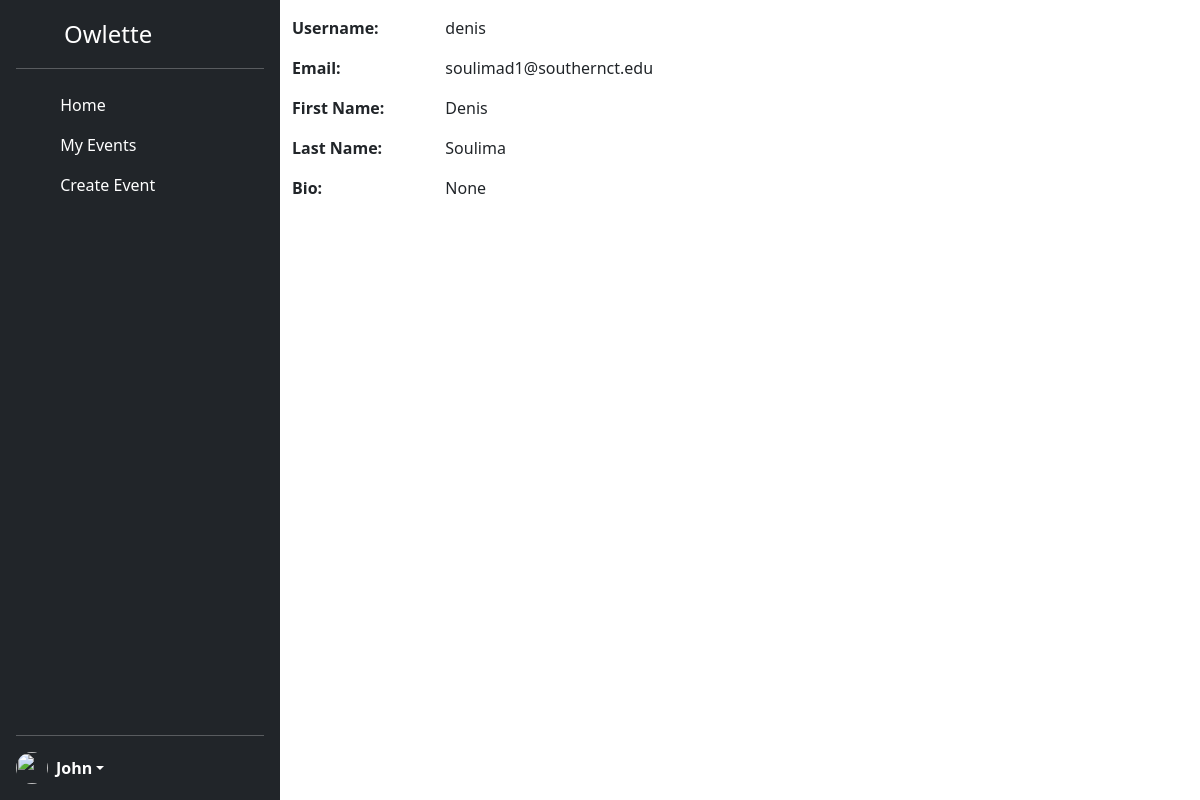
Screenshot of /profile/3 (signed in) with the database file from the repository.
### models.py (models this page shows, shortened)
class User(db.Model, UserMixin):
    __tablename__ = 'user'
    userid = db.Column(db.Integer,
                   primary_key=True)
    username = db.Column(db.String(40),
                         nullable=False,
                         unique=True)
    email = db.Column(db.String(40),
                      unique=True,
                      nullable=False)
    password = db.Column(db.String(200),
                         unique=False,
                         nullable=False)
    firstname = db.Column(db.String(40),
                         nullable=False)
    lastname = db.Column(db.String(40),
                         nullable=False)
    bio = db.Column(db.String(255),
                         nullable=True)
    created_at = db.Column(db.DateTime,
                           nullable=False,
                           default=datetime.now(pytz.timezone('US/Eastern')))
    ismod = db.Column(db.Boolean,
                           default=False)
    posts = db.relationship('Event', backref='author', lazy='dynamic')

### app.py (the view)
@app.route('/profile/<int:userid>')
@login_required
def profileView(userid):
    user = User.query.get(userid)
    return render_template('profileview.html', user=user )

### app.py (called while the page is built)
@login_manager.user_loader
def load_user(userid):
    return User.query.get(int(userid))

### templates/profileview.html (shortened to what this page needs)
{% extends "base.html" %}
{% block content %}
<div class="container">
    <div class="row pt-3">
        <div class="col-md-6">
            <div class="row mb-3">
                <div class="col-4 fw-bold">Username:</div>
                <div class="col-4">{{ user.username }}</div>
            </div>
            <div class="row mb-3">
                <div class="col-4 fw-bold">Email:</div>
                <div class="col-4">{{ user.email }}</div>
            </div>
            <div class="row mb-3">
                <div class="col-4 fw-bold">First Name:</div>
                <div class="col-4">{{ user.firstname }}</div>
            </div>
            <div class="row mb-3">
                <div class="col-4 fw-bold">Last Name:</div>
                <div class="col-4">{{ user.lastname }}</div>
            </div>
            <div class="row mb-3">
                <div class="col-4 fw-bold">Bio:</div>
                <div class="col-4">{{ user.bio }}</div>
            </div>
        </div>
    </div>
</div>
{% endblock %}

### templates/base.html (shortened to what this page needs)
<!DOCTYPE html>
<lang="en">
<head>
    <link rel="stylesheet" href="{{ url_for('static', filename='style.css') }}">
    <link href="https://cdn.jsdelivr.net/npm/bootstrap@5.3.3/dist/css/bootstrap.min.css" rel="stylesheet">
    <link href="https://cdn.jsdelivr.net/npm/bootstrap@5.3.3/dist/css/bootstrap.min.css" rel="stylesheet">
</head>
<body>
<div class="d-flex flex-row" style="">
  <div class="d-flex flex-column flex-shrink-0 p-3 text-white bg-dark" style="width: 280px; height: 100vh">
      <a href="/" class="d-flex align-items-center mb-3 mb-md-0 me-md-auto text-white text-decoration-none">
        <svg class="bi me-2" width="40" height="32"><use xlink:href="LOGO"/></svg>
        <span class="fs-4">Owlette</span>
      </a>
      <hr>
      <ul class="nav nav-pills flex-column mb-auto">
        <li class="nav-item">
          <a href="{{url_for('home')}}" class="nav-link text-white {{ 'active' if request.path == '/home' else '' }}"
          aria-current="page">
            <svg class="bi me-2" width="16" height="16"><use xlink:href="#home"/></svg>
            Home
          </a>
        </li>
       <li>
          <a href="{{url_for('myevents')}}" class="nav-link text-white {{ 'active' if request.path == '/myevents' else '' }}"
          aria-current="page">
            <svg class="bi me-2" width="16" height="16"><use xlink:href="#speedometer2"/></svg>
            My Events
          </a>
        </li>
        <li>
          <a href="{{url_for('create_event')}}" class="nav-link text-white {{ 'active' if request.path == '/create-event' else '' }}"
          aria-current="page">
            <svg class="bi me-2" width="16" height="16"><use xlink:href="#table"/></svg>
            Create Event
          </a>
        </li>
      </ul>
      <hr>
      <div class="dropdown">
        <a href="{{ url_for('profileView', userid=current_user.userid) }}" class="d-flex align-items-center text-white text-decoration-none dropdown-toggle" role="button" id="dropdownUser1" data-bs-toggle="dropdown" aria-haspopup="true" aria-expanded="false">
        <img src="https://github.com/mdo.png" alt="" width="32" height="32" class="rounded-circle me-2">
          {% if current_user.is_authenticated %}
            <strong>
                {{ current_user.firstname }}
            </strong>
          {% else %}
            <strong>
                User
            </strong>
          {% endif %}
        </a>
      </div>
  </div>
  {% block content %}
  {% endblock %}
</div>
</body>
</html>

### rows the page displays
User: firstname "John"
User: username "denis", email "soulimad1@southernct.edu", firstname "Denis", lastname "Soulima", bio "None"
